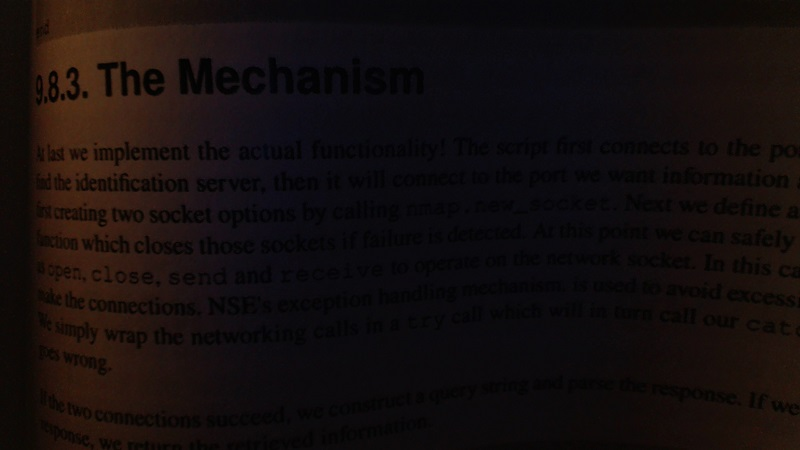
#> input picture SentDex/bookpage.jpg, 800 x 450 px
$ jupyter execute --allow-errors Six2Eleven.ipynb   (older library calls are emulated)   (text cells are left out)
#> lines starting #> are read from the running program, lines starting #| are printed output that depends on the picture; after the words box and inside, x2 and y2 are one past the last pixel; in counts of white or black regions, pixels touching at a corner belong together
[cell 1]
import cv2
import numpy as np
import matplotlib.pyplot as plt

[cell 2]
img = cv2.imread('bookpage.jpg')
#> img is the input picture: shape (450, 800, 3); mean B, G, R 13.4, 13.6, 20.3
grayscale = cv2.cvtColor(img, cv2.COLOR_BGR2GRAY)

[cell 3]
retval, threshold = cv2.threshold(img, 12, 255, cv2.THRESH_BINARY)
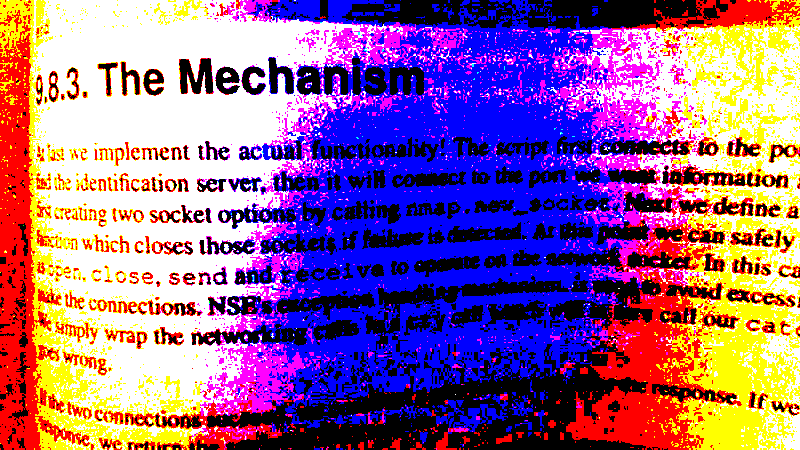
#> threshold: shape (450, 800, 3); mean B, G, R 146.4, 98.4, 147.2
cv2.imshow('threshold', threshold)
cv2.waitKey(0)
cv2.destroyAllWindows()

[cell 4]
retval1, threshold1 = cv2.threshold(grayscale, 12, 255, cv2.THRESH_BINARY)
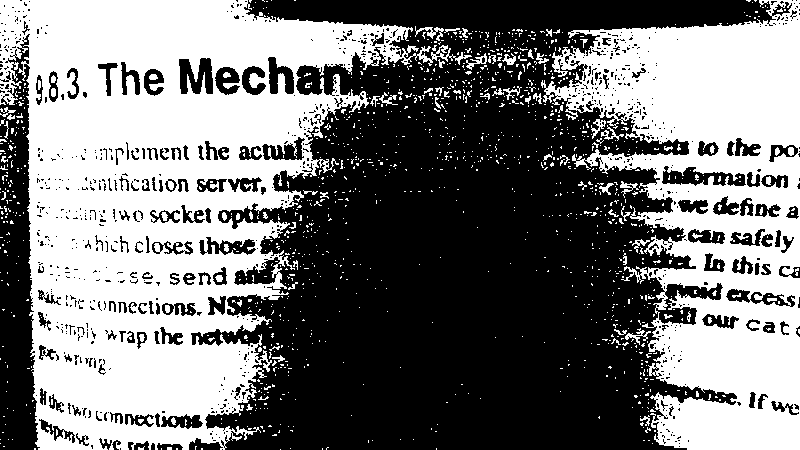
#> threshold1: shape (450, 800); 47.3% white; 1332 white regions (1245 under 20 px), largest, box (x1, y1, x2, y2) and area: (0, 0, 472, 450) 102496, (541, 0, 800, 450) 60163, (415, 26, 444, 41) 156
cv2.imshow('threshold1', threshold1)
cv2.waitKey(0)
cv2.destroyAllWindows()

[cell 5]
#ADAPTIVE THRESHOLD
#cv2.adaptiveThreshold(image_obj, High_Value, cv2.ADAPTIVE_THRESH_GAUSSIAN_C, type, 115, 1)    1->Brightness level

gaus = cv2.adaptiveThreshold(grayscale, 255, cv2.ADAPTIVE_THRESH_GAUSSIAN_C, cv2.THRESH_BINARY, 115, 1)
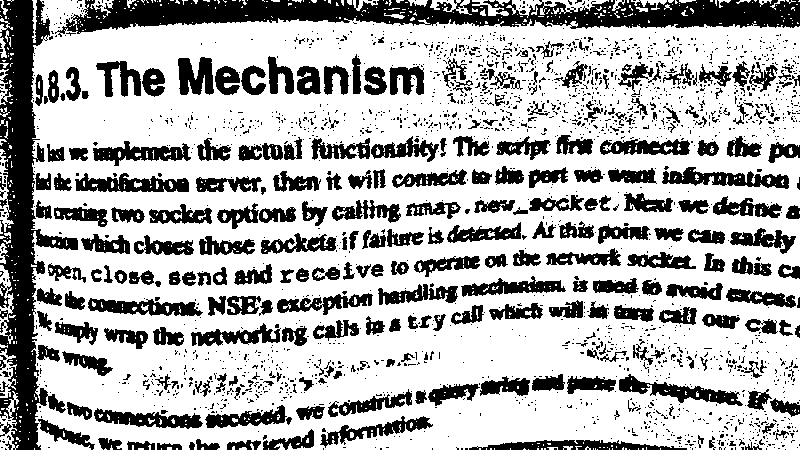
#> gaus: shape (450, 800); 69.3% white; 2145 black regions (1865 under 20 px), largest, box (x1, y1, x2, y2) and area: (55, 0, 800, 37) 14872, (0, 0, 78, 450) 13658, (662, 167, 789, 189) 1363
cv2.imshow('gaus', gaus)
cv2.waitKey(0)
cv2.destroyAllWindows()

[cell 6]
retval3, otsu = cv2.threshold(grayscale, 125, 255, cv2.THRESH_BINARY+cv2.THRESH_OTSU)
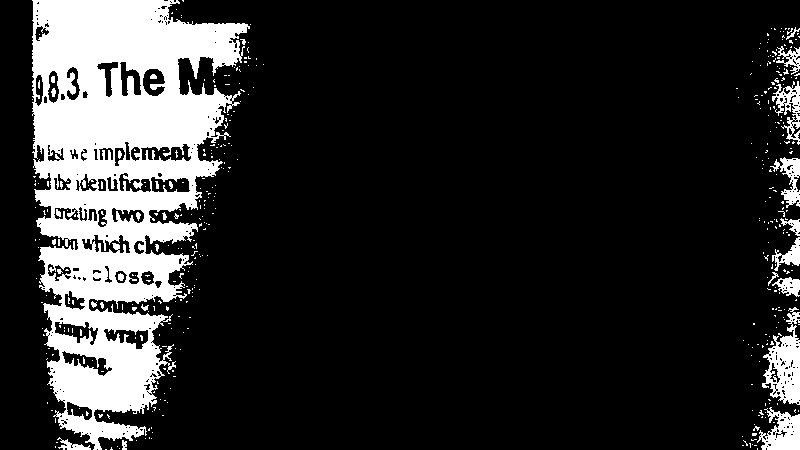
#> otsu: shape (450, 800); 16.5% white; 428 white regions (399 under 20 px), largest, box (x1, y1, x2, y2) and area: (32, 0, 250, 450) 51813, (762, 307, 800, 405) 1926, (757, 407, 800, 450) 1111
#> retval3 = 22
cv2.imshow('otsu', otsu)
cv2.waitKey(0)
cv2.destroyAllWindows()
#otsu not recommended for thsi

[cell 7]
#fourcc = cv2.VideoWriter_fourcc(*'XVID')
#out = cv2.VideoWriter('Yellow.avi', fourcc, 20.0, (640, 480))
cap = cv2.VideoCapture(0)

while True:
    _, frame = cap.read()
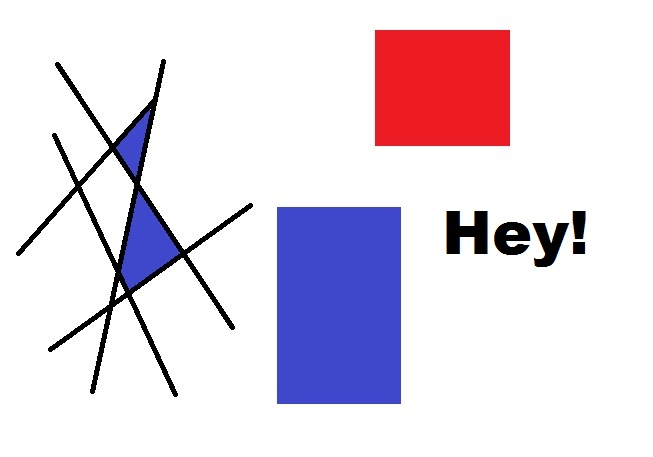
#> input picture SentDex/opencv-corner-detection-sample.jpg, 653 x 457 px, given in place of the camera
#> frame is the input picture: shape (457, 653, 3); mean B, G, R 229.7, 216.9, 227

    #converting to hsv
    hsv = cv2.cvtColor(frame, cv2.COLOR_BGR2HSV)
#> hsv: shape (457, 653, 3); mean H, S, V 26.7, 32.8, 240.3

    #setting limits
    lower_yellow = np.array([20, 0, 0])
    upper_yellow = np.array([30, 255, 255])

    #creating a mask
    mask = cv2.inRange(hsv, lower_yellow, upper_yellow)
#> mask: shape (457, 653); 1.7% white in thin lines or dots, all inside (x1, y1, x2, y2) = (111, 15, 592, 417)
    res = cv2.bitwise_and(frame, frame, mask=mask)

    #showing
    cv2.imshow('frame', frame)
    cv2.imshow('mask', mask)
    cv2.imshow('res', res)

    #out.write(res)

    if cv2.waitKey(1) & 0xFF==ord('q'):
#> (key q is pressed here)
        break

cv2.destroyAllWindows()
cap.release()

[cell 8]
#fourcc = cv2.VideoWriter_fourcc(*'XVID')
#out = cv2.VideoWriter('Yellow.avi', fourcc, 20.0, (640, 480))
cap = cv2.VideoCapture(0)

while True:
    _, frame = cap.read()

    #converting to hsv
    hsv = cv2.cvtColor(frame, cv2.COLOR_BGR2HSV)

    #setting limits
    lower_yellow = np.array([20, 0, 0])
    upper_yellow = np.array([30, 255, 255])

    #creating a mask
    mask = cv2.inRange(hsv, lower_yellow, upper_yellow)
    res = cv2.bitwise_and(frame, frame, mask=mask)

    kernel = np.ones((15, 15), np.float32)
    smoothed = cv2.filter2D(res, -1, kernel)


    blur = cv2.GaussianBlur(res, (15, 15), 0)  #  0 -> The value of blurredness
    median = cv2.medianBlur(res, 15)
#> median: shape (457, 653, 3); every value is 0
    bilateral = cv2.bilateralFilter(res, 15, 75, 75)  # 75 -> The value of blurredness

    #showing
    cv2.imshow('frame', frame)
    cv2.imshow('res', res)
    cv2.imshow('smoothed', smoothed)
    cv2.imshow('blur', blur)
    cv2.imshow('median', median)
    cv2.imshow('bilateral', bilateral)

    #out.write(res)

    if cv2.waitKey(1) & 0xFF==ord('q'):
#> (key q is pressed here)
        break

cv2.destroyAllWindows()
cap.release()

[cell 9]
cap = cv2.VideoCapture(0)

while True:
    _, frame = cap.read()

    #converting to hsv
    hsv = cv2.cvtColor(frame, cv2.COLOR_BGR2HSV)

    #setting limits
    lower_yellow = np.array([20, 0, 0])
    upper_yellow = np.array([30, 255, 255])

    #creating a mask
    mask = cv2.inRange(hsv, lower_yellow, upper_yellow)
    res = cv2.bitwise_and(frame, frame, mask=mask)

    #morphological transformations
    kernel = np.ones((5,5), np.uint8)   #it also affects size
    erosion = cv2.erode(mask, kernel, iterations=1)  #less iterations means less size of black squares, it has false negatives
#> erosion: shape (457, 653); 0% white in thin lines or dots, all inside (x1, y1, x2, y2) = (534, 220, 536, 221)
    dilated = cv2.dilate(mask, kernel, iterations=1)  #same thing with iterations and has false positives
#> dilated: shape (457, 653); 6.9% white; 22 white regions, largest, box (x1, y1, x2, y2) and area: (269, 189, 418, 419) 5727, (454, 205, 584, 275) 5152, (365, 13, 515, 35) 2026

    opening = cv2.morphologyEx(mask, cv2.MORPH_OPEN, kernel)
#> opening: shape (457, 653); 0.01% white; 1 white region, box (x1, y1, x2, y2) and area: (532, 218, 538, 223) 30
    closing = cv2.morphologyEx(mask, cv2.MORPH_CLOSE, kernel)
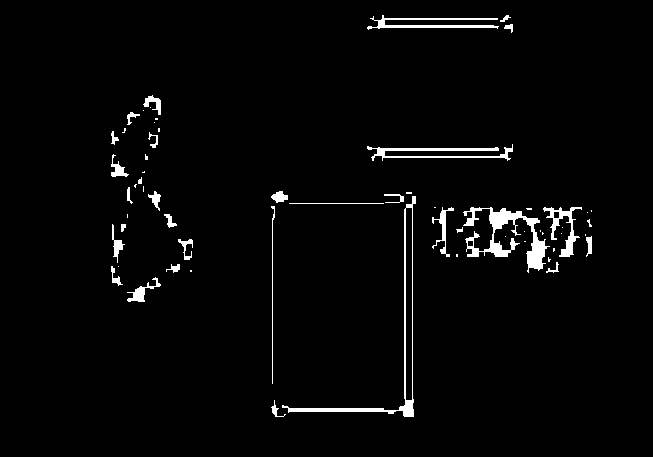
#> closing: shape (457, 653); 2.6% white; 61 white regions (30 under 20 px), largest, box (x1, y1, x2, y2) and area: (463, 207, 550, 273) 1707, (282, 196, 416, 417) 1262, (367, 144, 513, 161) 777

    #Tophat - difference between input of image and opening
    #Blackhat - difference between closing of image and input

    #showing
    cv2.imshow('frame', frame)
    cv2.imshow('mask', mask)
    cv2.imshow('erosion', erosion)
    cv2.imshow('dilated', dilated)
    cv2.imshow('opening', opening)
    cv2.imshow('closing', closing)

    #out.write(res)

    if cv2.waitKey(1) & 0xFF==ord('q'):
#> (key q is pressed here)
        break

cv2.destroyAllWindows()
cap.release()

[cell 10]
cap = cv2.VideoCapture(0)

while True:
    _, frame = cap.read()
    grayscale = cv2.cvtColor(frame, cv2.COLOR_BGR2GRAY)
#> grayscale: shape (457, 653)
    laplacian = cv2.Laplacian(frame, cv2.CV_64F)
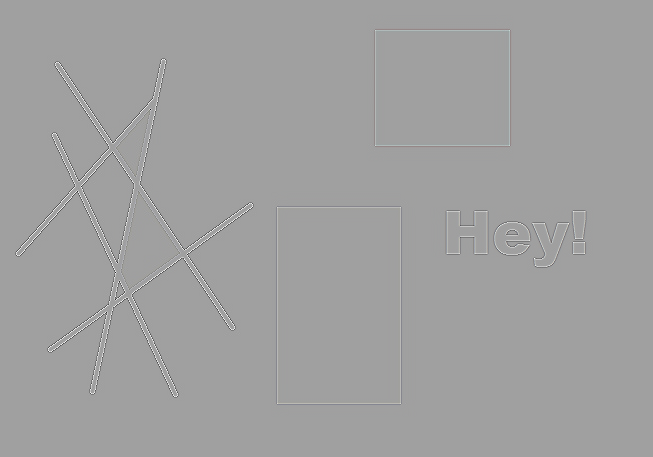
#> laplacian: shape (457, 653, 3) float64; mean B, G, R 0, 0, 0; drawn with min black and max white
    #sobelx = cv2.Sobel(frame, cv2.CV_64F, 1, 0, ksize=5)
    #sobely = cv2.Sobel(frame, cv2.CV_64F, 0, 1, ksize=5)

    #edges = cv2.Canny(frame, 100, 200)

    cv2.imshow('original', frame)
    cv2.imshow('laplacian', laplacian)
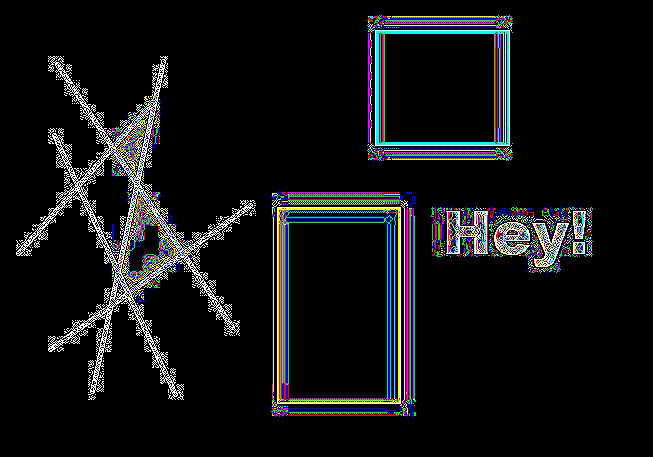
#> window 'laplacian': shape (457, 653, 3); mean B, G, R 19.4, 18.6, 17.3
    #cv2.imshow('sobelx', sobelx)
    #cv2.imshow('sobely', sobely)
    #cv2.imshow('edges', edges)


    if cv2.waitKey(1) & 0xFF==ord('q'):
#> (key q is pressed here)
        break

cv2.destroyAllWindows()
cap.release()

[cell 11]
img = cv2.imread('templateimg.jpg')
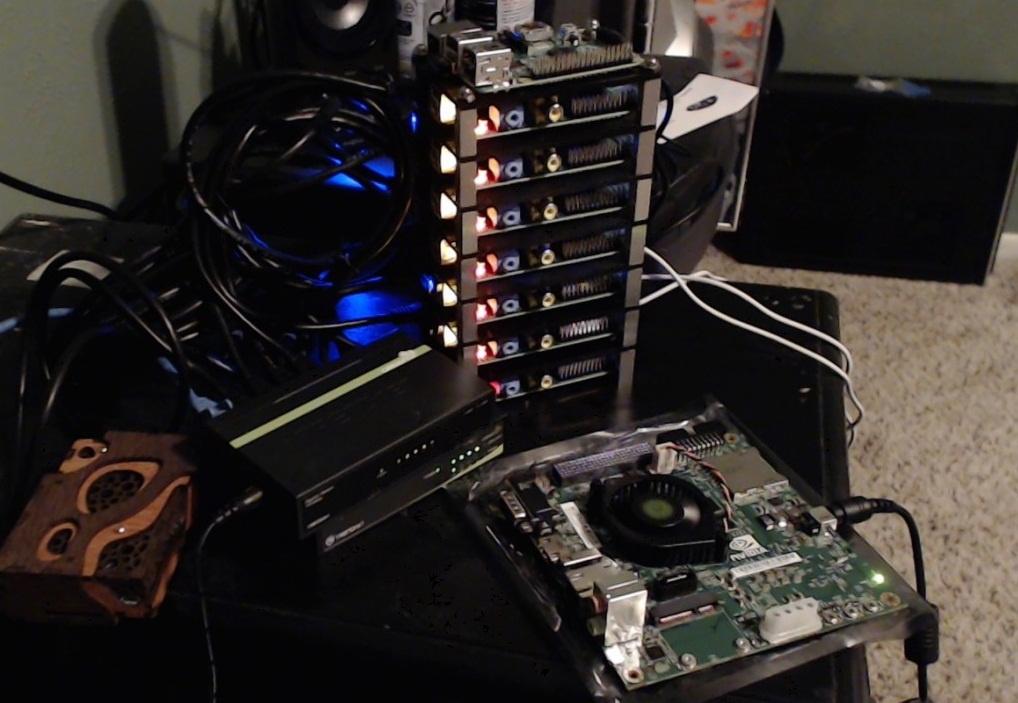
#> input picture SentDex/templateimg.jpg, 1018 x 703 px
#> img is the input picture: shape (703, 1018, 3); mean B, G, R 40.7, 43.2, 48.1
template = cv2.imread('template', 0)

[cell 12]
img_gray = cv2.cvtColor(img, cv2.COLOR_BGR2GRAY)
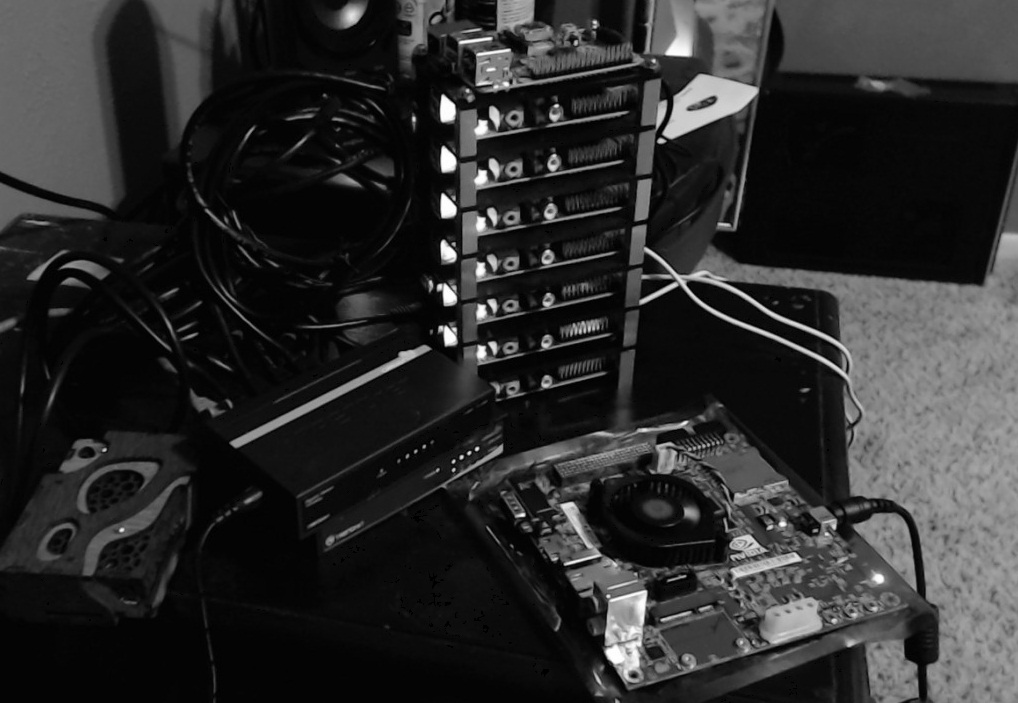
#> img_gray: shape (703, 1018); min 0, max 255, mean 44.4
img_gray.shape
#> Out = (703, 1018)

#> (a cell that did not finish here is left out)

#> (a cell that did not finish here is left out)

[cell 15]
cv2.imshow('res', res)
cv2.imshow('img_gray', img_gray)
cv2.waitKey(0)
cv2.destroyAllWindows()

[cell 16]
threshold = 0.8
loc = np.where(res>=threshold)

[cell 17]
loc

[cell 18]
for i in zip(*loc[::-1]):
    print(i)
#> this loop made 14895 passes
#> i on passes 1 to 3: (0, 382, 15), (1, 382, 15), (2, 382, 15)
#| (0, 382, 15)
#| (1, 382, 15)
#| (2, 382, 15)
#| (0, 383, 15)
#| (1, 383, 15)
#| (2, 383, 15)
#| (0, 506, 15)
#| (1, 506, 15)
#> (further printed lines are left out)

#> (a cell that did not finish here is left out)

[cell 20]
import matplotlib.pyplot as plt

img = cv2.imread('grabCut.jpg')
#> (the rest of this cell did not finish here and is left out)

[cell 21]
bgdModel = np.zeros((1, 65), np.float64)
fgdModel = np.zeros((1, 65), np.float64)

rect = (50, 50, 300, 300)

#> (the rest of this cell did not finish here and is left out)

[cell 22]
cv2.imshow('mask', mask*50)
cv2.waitKey(0)
cv2.destroyAllWindows()

[cell 23]
mask2 = np.where((mask==2)|(mask==0),0, 1).astype('uint8')   #0 if true, 1 if false
cv2.imshow('mask', mask2*255)
cv2.waitKey(0)
cv2.destroyAllWindows()

[cell 24]
print(mask.shape)
print(mask2.shape)

[cell 25]
mask2[:, :, np.newaxis].shape
#> Out = (457, 653, 1)
